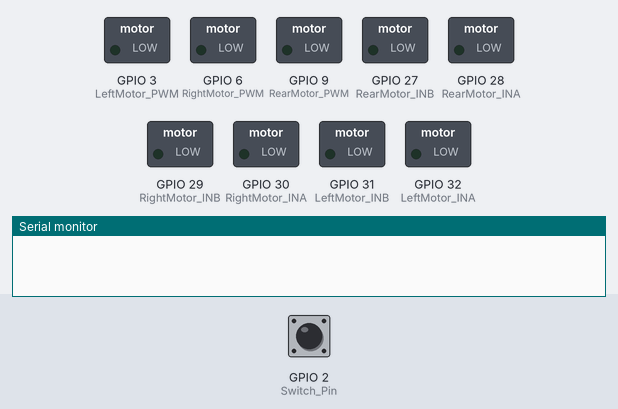
The sketch below on a simulated ESP32. Parts: switched loads named in the sketch (green lamp = pin HIGH), the last lines printed to the serial monitor. The inputs (shaded band) are chosen by the test bench; at power-on: GPIO 2 (Switch_Pin) HIGH.

Above: at 0.0 s.
At 24.1 s:
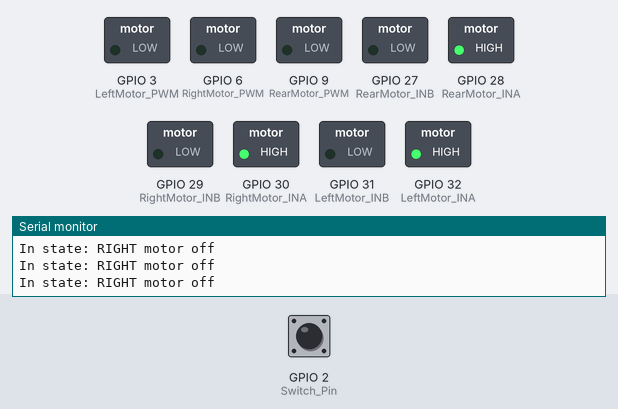
Timing chart, 0 to 40.0 s (numbered marks = the images above):
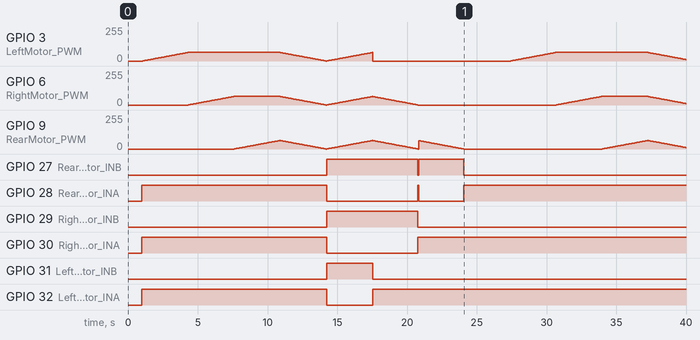

The sketch:

Project4_FINAL.ino
```cpp
// Motor control pins for left, right, and rear motors.
const int LeftMotor_PWM = 3;
const int LeftMotor_INA = 32;
const int LeftMotor_INB = 31;

const int RightMotor_PWM = 6;
const int RightMotor_INA = 30;
const int RightMotor_INB = 29;

const int RearMotor_PWM = 9;
const int RearMotor_INA = 28;
const int RearMotor_INB = 27;

// Control pin.
const int Switch_Pin = 2;

// Constants for motor control.
const int Idle = 0;
const float Min_Val = -64.0;
const float Max_Val = 64.0;
const int fsm_interval = 50;

// Variables for FSM operation.
int i;
float Power = 0;
unsigned long current_time;
unsigned long last_fsm_time;

void setup ()
{
  // Initialize serial communication.
  Serial.begin(115200);
  Serial.setTimeout(100000000);
  delay(1000);

  // Configurate the left motor control pins as an output.
  pinMode(LeftMotor_PWM, OUTPUT);
  pinMode(LeftMotor_INA, OUTPUT);
  pinMode(LeftMotor_INB, OUTPUT);

  // Configurate the right motor control pins as an output.
  pinMode(RightMotor_PWM, OUTPUT);
  pinMode(RightMotor_INA, OUTPUT);
  pinMode(RightMotor_INB, OUTPUT);

  pinMode(RearMotor_PWM, OUTPUT);
  pinMode(RearMotor_INA, OUTPUT);
  pinMode(RearMotor_INB, OUTPUT);

  // Configure the swith pin as an input with a pull-up resistor.
  pinMode(Switch_Pin, INPUT_PULLUP);
}

void loop()
{
  // Sets variable with actual time in milliseconds.
  current_time = millis();
  // Start when enough time (50 milliseconds) have passed.
  if (current_time - last_fsm_time > fsm_interval)
  {
    // Calls put function fsm_step.
    fsm_step();
    // Updates the last fsm time to the current time value.
    last_fsm_time = current_time;
  }
}

// Definition of the finite states of the motor controller.
typedef enum state
{
  STATE_INITIAL,
  STATE_FIRST_POS,
  STATE_SEC_POS,
  STATE_THIRD_POS,
  STATE_NEGATIVE,
  STATE_FIRST_ZERO,
  STATE_SEC_ZERO,
  STATE_THIRD_ZERO,
} State;

// Function Name: fsm_step.
// Input: None.
// Output: None.
// Description: This function updates the FSM based on the current states.
// It will follow the function path according to the given conditions and
// will change the actions of the motors. This function is called in the main loop.
void fsm_step()
{
  // Initial State.
  static State state = STATE_INITIAL;
  // Array that holds the value of the three motors.
  float motor_values[3] = {0, 0, 0};

  switch (state)
  {

    // Waits for switch press to start.
    case STATE_INITIAL:
      i = 0;
      // Print starting message.
      Serial.println(" Please press the switch to start.\n");
      // If the switch is pressed, then...
      if (digitalRead(Switch_Pin) == HIGH)
      {
        i = 1;
        // Print message after pressing switch.
        Serial.printf("Thank you. Starting.\n");
        Serial.printf("Hovercraft may explode. Proceed with care.\n");
      }
      // Turn off all motors.
      motor_values[0] = Idle;
      motor_values[1] = Idle;
      motor_values[2] = Idle;
      set_motors(motor_values);
      // If the switch was pressed, move to the next state.
      if (i == 1)
      {
        state = STATE_FIRST_POS;
        Power = 0;
      }
      break;


    // Gradually ramp up LEFT motor.
    case STATE_FIRST_POS:
      Serial.println("LEFT motor ramp up");
      // Limits the power.
      Power = bound(Power + 1, Min_Val, Max_Val);
      // Only left motor gets power.
      motor_values[0] = Power;
      set_motors(motor_values);
      // When the power reaches duty cycle, change to the next state.
      if (Power >= Max_Val)
      {
        state = STATE_SEC_POS;
        // Reset power.
        Power = 0;
      }
      break;

    // Ramp up Right motor.
    case STATE_SEC_POS:
      Serial.println("In state: RIGHT motor ramp up");
      Power = bound(Power + 1, Min_Val, Max_Val);
      // Left motor maximum power.
      motor_values[0] = Max_Val;
      // Right motor ramps up.
      motor_values[1] = Power;
      set_motors(motor_values);
      // Change to the next state.
      if (Power >= Max_Val)
      {
        state = STATE_THIRD_POS;
        Power = 0;
      }
      break;

    // Ramp up rear motor.
    case STATE_THIRD_POS:
      Serial.println("In state: REAR motor ramp up");
      Power = bound(Power + 1, Min_Val, Max_Val);
      motor_values[0] = Max_Val;
      motor_values[1] = Max_Val;
      motor_values[2] = Power;
      set_motors(motor_values);
      // Change to the next state.
      if (Power >= Max_Val)
      {
        state = STATE_NEGATIVE;
        Power = Max_Val;
      }
      break;

    // All motors ramp down into reverse direction.
    case STATE_NEGATIVE:
      Serial.println("In state: ALL motors reverse");
      Power = bound(Power - 1, Min_Val, Max_Val);
      motor_values[0] = Power;
      motor_values[1] = Power;
      motor_values[2] = Power;
      set_motors(motor_values);
      if (Power <= Min_Val)
      {
        state = STATE_FIRST_ZERO;
        Power = Min_Val;
      }
      break;

    // Gradually stop LEFT motor, others remain reversed.
    case STATE_FIRST_ZERO:
      Serial.println("In state: LEFT motor off");
      Power = bound(Power + 1, Min_Val, Max_Val);
      motor_values[0] = Idle;
      motor_values[1] = Power;
      motor_values[2] = Power;
      set_motors(motor_values);
      if (Power >= Idle)
      {
        state = STATE_SEC_ZERO;
        Power = Min_Val;
      }
      break;

    // Gradually stop RIGHT motor, REAR remains reversed.
    case STATE_SEC_ZERO:
      Serial.println("In state: RIGHT motor off");
      Power = bound(Power + 1, Min_Val, Max_Val);
      motor_values[0] = Idle;
      motor_values[1] = Idle;
      motor_values[2] = Power;
      set_motors(motor_values);
      if (Power >= Idle)
      {
        state = STATE_THIRD_ZERO;
        Power = Min_Val;
      }
      break;

    // Gradually stop REAR motor to complete cycle.
    case STATE_THIRD_ZERO:
      Serial.println("In state: REAR motor off");
      Power = bound(Power + 1, Min_Val, Max_Val);
      motor_values[0] = Idle;
      motor_values[1] = Idle;
      motor_values[2] = Idle;
      set_motors(motor_values);
      // Restart cycle.
      if (Power >= Idle)
      {
        state = STATE_INITIAL;
        Power = 0;
      }
      break;
  }
}

// Function Name: bound
// Input: val, Value to bound; min_val, Minimum allowed value; max_val, Maximum allowed value
// Output: Value between min_val and max_val.
// Description: Limits the floating point value between the range of a minimum and maximum
// value. Uses if statements.
float bound(float val, float min_val, float max_val)
{
  if (abs(val) < 0.5)
  {
  return 0;
  }
  if (val < min_val)
  {
    return min_val;
  }
  else if (val > max_val)
  {
    return max_val;
  }
  return val;
}

// Function Name: set_motor.
// Input: motor, Motor to control (1-3); val, Power value.
// Output: None.
// Description: This function controls the speed and direction of a selected motor
// by using pwm for power and the digital signals for direction. Uses if and else if
// statements.
void set_motor(int motor, float val)
{
  int abs_val = abs(val);
  // If true, forward. If false, reverse.
  bool direction = val >= 0;

  // Left motor.
  if (motor == 1)
  {
    analogWrite(LeftMotor_PWM, abs_val);
    digitalWrite(LeftMotor_INA, direction);
    digitalWrite(LeftMotor_INB, !direction);
  }
  // Right motor.
  else if (motor == 2)
  {
    analogWrite(RightMotor_PWM, abs_val);
    digitalWrite(RightMotor_INA, direction);
    digitalWrite(RightMotor_INB, !direction);
  }
  // Rear motor.
  else if (motor == 3)
  {
    analogWrite(RearMotor_PWM, abs_val);
    digitalWrite(RearMotor_INA, direction);
    digitalWrite(RearMotor_INB, !direction);
  }
}

// Function Name: set_motors.
// Input: val[3], Array of three float values for each motor.
// Output: None.
// Description: Sets the magnitude and direction of thrust for the three motors.
void set_motors(float val[3])
{
  const float negative_gain[3] = {1.0, 1.0, 1.0};

  // Process each motor value.
  for (int i = 0; i < 3; i++)
  {
    float motor_val = val[i];

    // Applies a negative gain if the value is negative.
    if (motor_val < 0)
    {
      motor_val *= negative_gain[i];
    }

    // Bound value.
    motor_val = bound(motor_val, Min_Val, Max_Val);

    // Set the corresponding motor.
    set_motor(i + 1, motor_val);
  }
}
```

Measured:
- by itself, GPIO 27 (RearMotor_INB): LOW → HIGH at 14.2 s, → LOW 6.5 s later, → HIGH 0.05 s later, → LOW 3.2 s later
- by itself, GPIO 28 (RearMotor_INA): goes HIGH 13.2 s, LOW 6.5 s, HIGH 0.05 s, LOW 3.2 s, then HIGH
- by itself, GPIO 29 (RightMotor_INB): LOW → HIGH at 14.2 s, → LOW 6.5 s later
- by itself, GPIO 30 (RightMotor_INA): LOW → HIGH at 1.0 s, → LOW 13.2 s later, → HIGH 6.5 s later
- by itself, GPIO 31 (LeftMotor_INB): LOW → HIGH at 14.2 s, → LOW 3.3 s later
- by itself, GPIO 32 (LeftMotor_INA): LOW → HIGH at 1.0 s, → LOW 13.2 s later, → HIGH 3.3 s later
